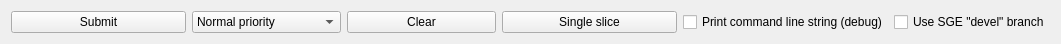
   <widget class="QWidget" name="gridLayoutWidget_8">
    <property name="geometry">
     <rect>
      <x>10</x>
      <y>860</y>
      <width>1061</width>
      <height>32</height>
     </rect>
    </property>
    <layout class="QGridLayout" name="gridLayout_9">
     <item row="0" column="3">
      <widget class="QPushButton" name="singleslice">
       <property name="minimumSize">
        <size>
         <width>175</width>
         <height>0</height>
        </size>
       </property>
       <property name="text">
        <string>Single slice</string>
       </property>
      </widget>
     </item>
     <item row="0" column="0">
      <widget class="QPushButton" name="submit">
       <property name="minimumSize">
        <size>
         <width>175</width>
         <height>0</height>
        </size>
       </property>
       <property name="text">
        <string>Submit</string>
       </property>
      </widget>
     </item>
     <item row="0" column="2">
      <widget class="QPushButton" name="clearfields">
       <property name="text">
        <string>Clear</string>
       </property>
      </widget>
     </item>
     <item row="0" column="4">
      <widget class="QCheckBox" name="print_cmd">
       <property name="text">
        <string>Print command line string (debug)</string>
       </property>
      </widget>
     </item>
     <item row="0" column="5">
      <widget class="QCheckBox" name="develbranchon">
       <property name="text">
        <string>Use SGE &quot;devel&quot; branch</string>
       </property>
      </widget>
     </item>
     <item row="0" column="1">
      <widget class="QComboBox" name="jobpriority">
       <item>
        <property name="text">
         <string>Normal priority</string>
        </property>
       </item>
       <item>
        <property name="text">
         <string>Low priority</string>
        </property>
       </item>
       <item>
        <property name="text">
         <string>Very low priority</string>
        </property>
       </item>
      </widget>
     </item>
    </layout>
   </widget>
